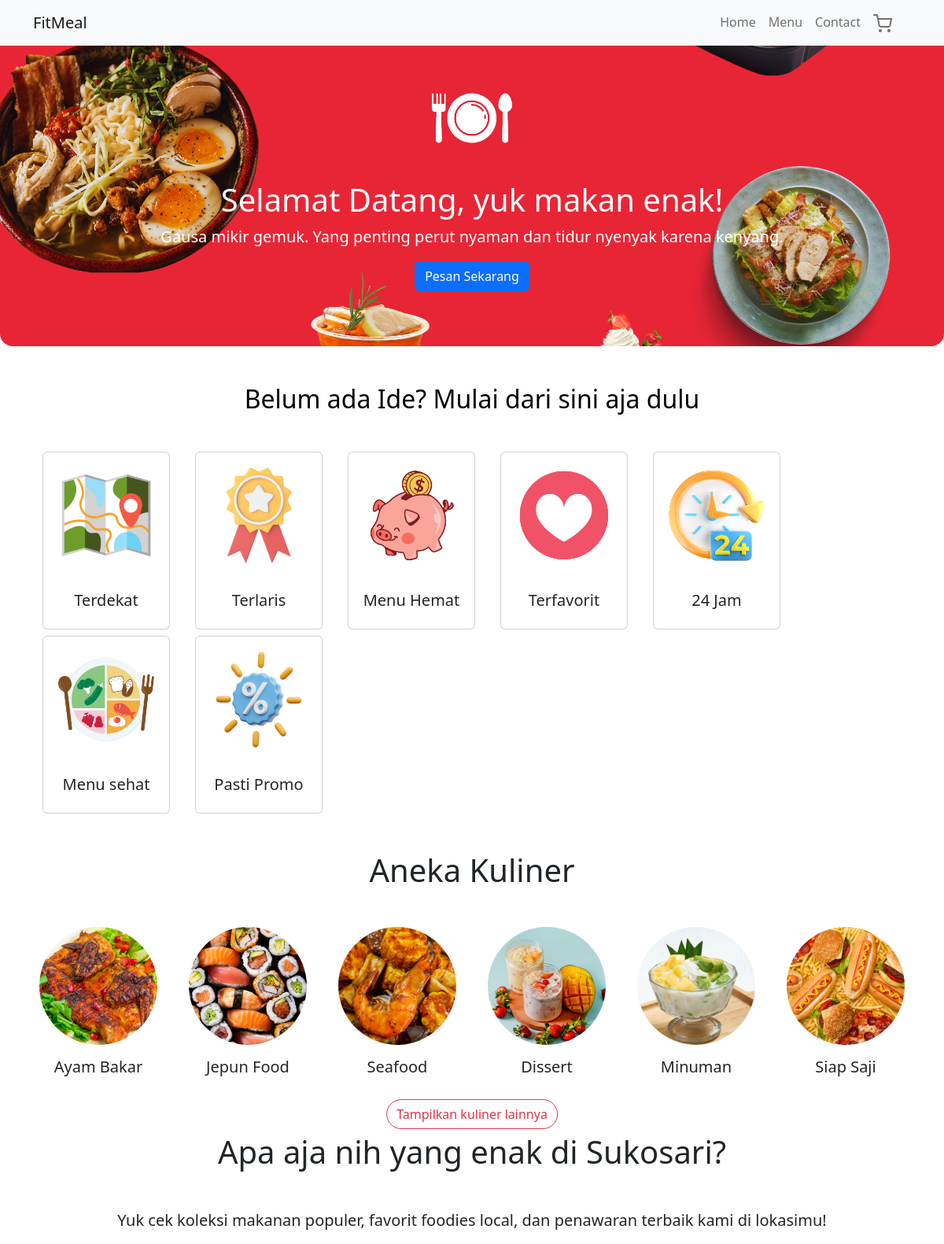
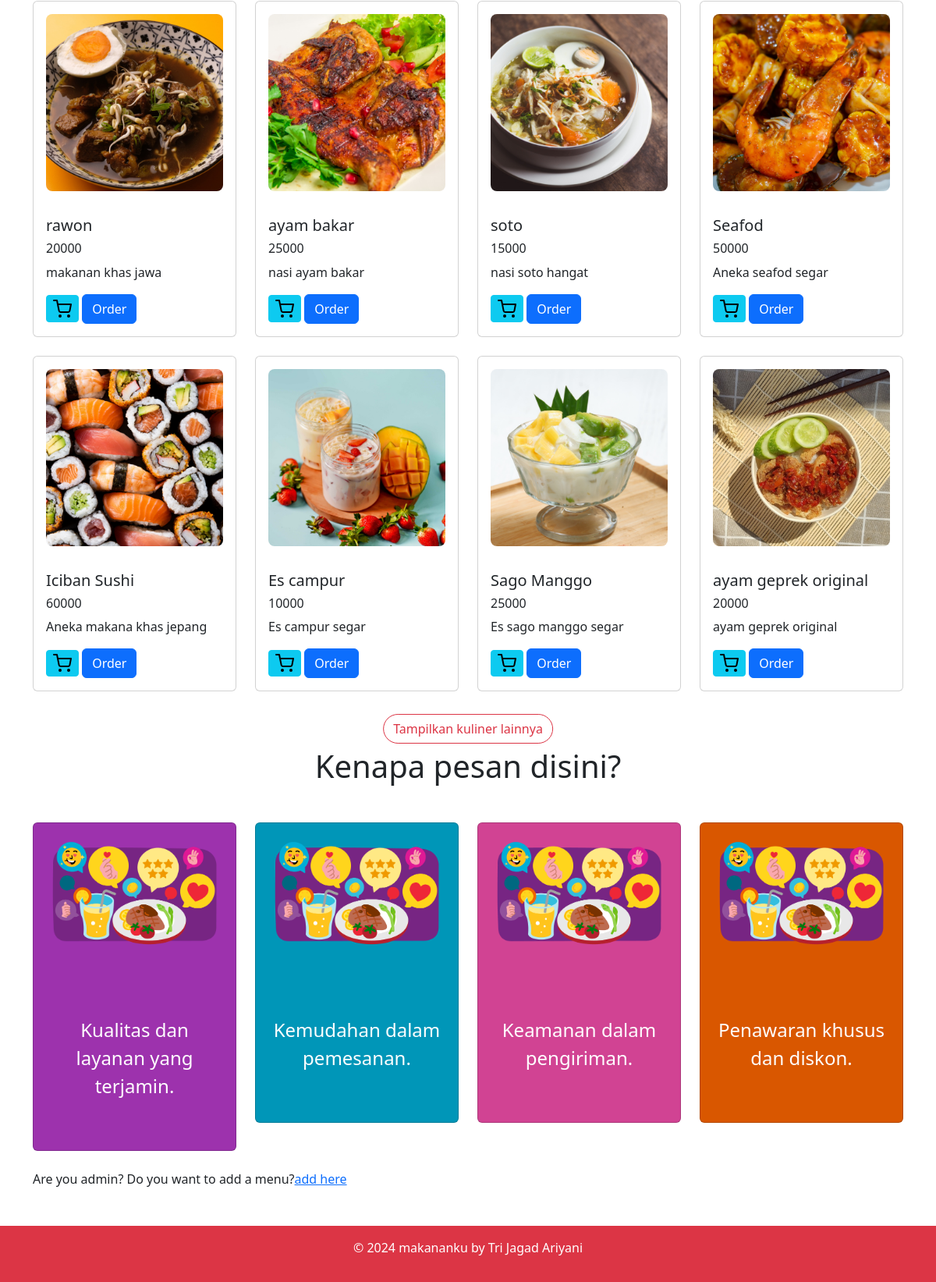
The page / on the database its author committed (2 pictures, top to bottom).
### tables this page shows
CREATE TABLE `produk` (
  `id` int(11) NOT NULL,
  `namaBarang` varchar(40) DEFAULT NULL,
  `harga` int(40) DEFAULT NULL,
  `deskripsi` varchar(100) DEFAULT NULL,
  `foto` varchar(255) DEFAULT NULL
);

### index.php (the view, shortened to what this page needs)
<?php
require_once 'studi_kasus/connection.php';
$result = mysqli_query($connection, "SELECT * FROM produk LIMIT 8");
?>
<!DOCTYPE html>
<html lang="en">
<head>
        <link href="https://cdn.jsdelivr.net/npm/bootstrap@5.2.3/dist/css/bootstrap.min.css" rel="stylesheet" />
        <link rel="stylesheet" href="studi_kasus/assets/style.css" />
</head>
<body>
        <nav class="navbar navbar-expand-lg navbar-light bg-light fixed-top">
                <div class="container">
                        <a class="navbar-brand" href="#">FitMeal</a>
                        <div class="collapse navbar-collapse" id="navbarNav">
                                <ul class="navbar-nav ms-auto">
                                        <li class="nav-item">
                                                <a class="nav-link" href="index.php">Home</a>
                                        </li>
                                        <li class="nav-item">
                                                <a class="nav-link" href="studi_kasus/menu.php">Menu</a>
                                        </li>
                                        <li class="nav-item">
                                                <a class="nav-link" href="#">Contact</a>
                                        </li>
                                        <li class="nav-item">
                                                <a href="studi_kasus/cart.php" class="nav-link"><i data-feather="shopping-cart"></i>
                                        </li>
                                </ul>
                        </div>
                </div>
        </nav>
        <div class="container-fluid d-flex align-items-center justify-content-center">
                <div class="container text-center text-white">
                        <img src="studi_kasus/assets/image/gambar2.png" class="pict" alt="foodies" />
                        <h1 class="display-6">Selamat Datang, yuk makan enak!</h1>
                        <p class="lead">
                                Gausa mikir gemuk. Yang penting perut nyaman dan tidur nyenyak karena
                                kenyang.
                        </p>
                        <a href="#menuMakanan" class="btn btn-primary">Pesan Sekarang</a>
                </div>
        </div>
        <div class="container">
                <h1 class="text-center text-black m-5 fw-medium fs-2">
                        Belum ada Ide? Mulai dari sini aja dulu
                </h1>
                <div class="container justify-content-center">
                        <div class="row hstack gap-2">
                                <div class="col-md-2">
                                        <div class="card rounded-2">
                                                <img src="studi_kasus/assets/image/peta.png" class="card-img-top img-fluid p-1" alt="Terdekat" />
                                                <div class="card-body">
                                                        <h5 class="card-title text-center">Terdekat</h5>
                                                </div>
                                        </div>
                                </div>
                                <div class="col-md-2">
                                        <div class="card rounded-2">
                                                <img src="studi_kasus/assets/image/terlaris.png" class="card-img-top img-fluid p-1" alt="Terlaris" />
                                                <div class="card-body">
                                                        <h5 class="card-title text-center">Terlaris</h5>
                                                </div>
                                        </div>
                                </div>
                                <div class="col-md-2">
                                        <div class="card rounded-2">
                                                <img src="studi_kasus/assets/image/menuhemat.png" class="card-img-top img-fluid p-1" alt="Menu Hemat" />
                                                <div class="card-body">
                                                        <h5 class="card-title text-center">Menu Hemat</h5>
                                                </div>
                                        </div>
                                </div>
                                <div class="col-md-2">
                                        <div class="card rounded-2">
                                                <img src="studi_kasus/assets/image/favorit.png" class="card-img-top img-fluid p-1" alt="Terfavorit" />
                                                <div class="card-body">
                                                        <h5 class="card-title text-center">Terfavorit</h5>
                                                </div>
                                        </div>
                                </div>
                                <div class="col-md-2">
                                        <div class="card rounded-2">
                                                <img src="studi_kasus/assets/image/24jam.png" class="card-img-top img-fluid p-1" alt="24 Jam" />
                                                <div class="card-body">
                                                        <h5 class="card-title text-center">24 Jam</h5>
                                                </div>
                                        </div>
                                </div>
                                <div class="col-md-2">
                                        <div class="card rounded-2">
                                                <img src="studi_kasus/assets/image/menusehat.png" class="card-img-top img-fluid p-1" alt="Terfavorit" />
                                                <div class="card-body">
                                                        <h5 class="card-title text-center">Menu sehat</h5>
                                                </div>
                                        </div>
                                </div>
                                <div class="col-md-2">
                                        <div class="card rounded-2">
                                                <img src="studi_kasus/assets/image/pastimurah.png" class="card-img-top img-fluid p-1" alt="Terfavorit" />
                                                <div class="card-body">
                                                        <h5 class="card-title text-center">Pasti Promo</h5>
                                                </div>
                                        </div>
                                </div>
                        </div>
                </div>
        </div>
        <div class="container">
                <h1 class="text-center my-5">Aneka Kuliner</h1>
                <div class="row">
                        <div class="col menu-item">
                                <div class="card border-0">
                                        <img src="studi_kasus/assets/image/ayambakar.png" class="card-img-top rounded-img mx-auto d-block" alt="Ayam Bakar" />
                                        <div class="card-body text-center">
                                                <h5 class="card-title">Ayam Bakar</h5>
                                        </div>
                                </div>
                        </div>
                        <div class="col menu-item">
                                <div class="card border-0">
                                        <img src="studi_kasus/assets/image/sushi.png" class="card-img-top rounded-img mx-auto d-block" alt="Chinese Food" />
                                        <div class="card-body text-center">
                                                <h5 class="card-title">Jepun Food</h5>
                                        </div>
                                </div>
                        </div>
                        <div class="col menu-item">
                                <div class="card border-0">
                                        <img src="studi_kasus/assets/image/seafood.png" class="card-img-top rounded-img mx-auto d-block" alt="Seafood" />
                                        <div class="card-body text-center">
                                                <h5 class="card-title">Seafood</h5>
                                        </div>
                                </div>
                        </div>
                        <div class="col menu-item">
                                <div class="card border-0">
                                        <img src="studi_kasus/assets/image/dessert.png" class="card-img-top rounded-img mx-auto d-block" alt="Dissert" />
                                        <div class="card-body text-center">
                                                <h5 class="card-title">Dissert</h5>
                                        </div>
                                </div>
                        </div>
                        <div class="col menu-item">
                                <div class="card border-0">
                                        <img src="studi_kasus/assets/image/minuman.png" class="card-img-top rounded-img mx-auto d-block" alt="Minuman" />
                                        <div class="card-body text-center">
                                                <h5 class="card-title">Minuman</h5>
                                        </div>
                                </div>
                        </div>
                        <div class="col menu-item">
                                <div class="card border-0">
                                        <img src="studi_kasus/assets/image/siapsaji.png" class="card-img-top rounded-img mx-auto d-block" alt="Siap Saji" />
                                        <div class="card-body text-center">
                                                <h5 class="card-title">Siap Saji</h5>
                                        </div>
                                </div>
                        </div>
                </div>
                <div>
                        <a href="studi_kasus/menu.php" class="btn btn-outline-danger position-absolute start-50 translate-middle mt-4 rounded-pill">Tampilkan kuliner lainnya</a>
                </div>
        </div>
        <div class="container" id="menuMakanan">
                <h1 class="text-center my-5">Apa aja nih yang enak di Sukosari?</h1>
                <p class="text-center fs-5">
                        Yuk cek koleksi makanan populer, favorit foodies local, dan penawaran terbaik kami di lokasimu!
                </p>
                <div class="row row-cols-1 row-cols-md-4">
                        <?php
                        while ($data = mysqli_fetch_array($result)) :
                        ?>
                                <div class="col mb-4">
                                        <div class="card">
                                                <?php echo "<img src='studi_kasus/assets/gambar/$data[foto]'class= 'card-img-top p-3 menu'/>"; ?>
                                                <div class="card-body">
                                                        <h5 class="card-title"><?= $data['namaBarang'] ?></h5>
                                                        <h6 class="card-title"><?= $data['harga'] ?></h6>
                                                        <p class="card-text"><?= $data['deskripsi'] ?></p>
                                                        <a class="btn btn-sm btn-info" href="studi_kasus/addCart.php?id=<?= $data['id'] ?>">
                                                                <i data-feather="shopping-cart"></i>
                                                        </a>
                                                        <a href="studi_kasus/pesanMenu.php?id=<?= $data['id'] ?>" class="btn btn-primary ml-1">Order</a>
                                                </div>
                                        </div>
                                </div>
                        <?php
                        endwhile;
                        ?>
                </div>
        </div>
        <a href="studi_kasus/menu.php" class="btn btn-outline-danger position-absolute start-50 translate-middle mt-4 rounded-pill">Tampilkan kuliner lainnya</a>
        <div class="container text-center">
                <h1 class="text-center my-5">Kenapa pesan disini?</h1>
                <div class="row row-cols-1 row-cols-md-4">
                        <div class="col mb-4">
                                <div class="card" style="background-color: #9d32ad">
                                        <img src="studi_kasus/assets/image/enak1.png" class="card-img-top p-3 menu" alt="enak1" />
                                        <div class="card-body">
                                                <p class="card-text fs-4 fw-medium my-5 text-white">
                                                        Kualitas dan layanan yang terjamin.
                                                </p>
                                        </div>
                                </div>
                        </div>
                        <div class="col mb-4">
                                <div class="card" style="background-color: #0096b8">
                                        <img src="studi_kasus/assets/image/enak1.png" class="card-img-top p-3 menu" alt="enak1" />
                                        <div class="card-body">
                                                <p class="card-text fs-4 fw-medium my-5 text-white">
                                                        Kemudahan dalam pemesanan.
                                                </p>
                                        </div>
                                </div>
                        </div>
                        <div class="col mb-4">
                                <div class="card" style="background-color: #d14393">
                                        <img src="studi_kasus/assets/image/enak1.png" class="card-img-top p-3 menu" alt="enak1" />
                                        <div class="card-body">
                                                <p class="card-text fs-4 fw-medium my-5 text-white">
                                                        Keamanan dalam pengiriman.
                                                </p>
                                        </div>
                                </div>
                        </div>
                        <div class="col mb-4">
                                <div class="card" style="background-color: #d95700">
                                        <img src="studi_kasus/assets/image/enak1.png" class="card-img-top p-3 menu" alt="enak1" />
                                        <div class="card-body">
                                                <p class="card-text fs-4 fw-medium my-5 text-white">
                                                        Penawaran khusus dan diskon.
                                                </p>
                                        </div>
                                </div>
                        </div>
                </div>
        </div>
        <div class="container">
                <p class="text-left">Are you admin? Do you want to add a menu?<a href="inputProduct/index.php">add here</a></p>
        </div>
        <?php
        require_once 'studi_kasus/layout/footer.php';
        ?>
</body>
</html>

### studi_kasus/layout/footer.php
<footer class="bg-danger text-white text-center p-3 mt-5">
               <p>&copy; 2024 makananku by Tri Jagad Ariyani</p>
</footer>

### studi_kasus/assets/style.css (style rules this page uses)
.container-fluid { background-image: url("image/gambar1.png"); background-size: cover; background-position: center; height: 55vh; border-radius: 1em; }
.card-img-top { height: 100%; width: 100%; border-radius: 1.5em; }
.rounded-img { width: 150px; height: 150px; object-fit: cover; border-radius: 50%; }
.pict { width: 10rem; height: 10rem; }
.menu { border-radius: 1.5em; height: 100%; width: 100%; }

### rows shown on the page
produk: foto (picture), namaBarang "rawon", harga "20000", deskripsi "makanan khas jawa"
produk: foto (picture), namaBarang "ayam bakar", harga "25000", deskripsi "nasi ayam bakar"
produk: foto (picture), namaBarang "soto", harga "15000", deskripsi "nasi soto hangat"
produk: foto (picture), namaBarang "Seafod", harga "50000", deskripsi "Aneka seafod segar"
produk: foto (picture), namaBarang "Iciban Sushi", harga "60000", deskripsi "Aneka makana khas jepang"
produk: foto (picture), namaBarang "Es campur", harga "10000", deskripsi "Es campur segar"
produk: foto (picture), namaBarang "Sago Manggo", harga "25000", deskripsi "Es sago manggo segar"
produk: foto (picture), namaBarang "ayam geprek original", harga "20000", deskripsi "ayam geprek original"
